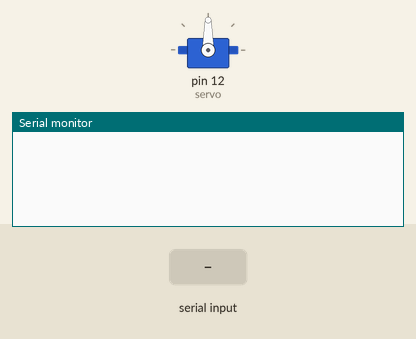
Simulated run of this sketch. Board: Arduino Uno, built with avr-gcc and run on an emulated ATmega328P. On the bench: servo, the last lines printed to the serial monitor. The test bench sets the inputs (shaded band).

Above: at 1.2 s.
1.3 s: "<O>" received over the second serial link
At 2.5 s:
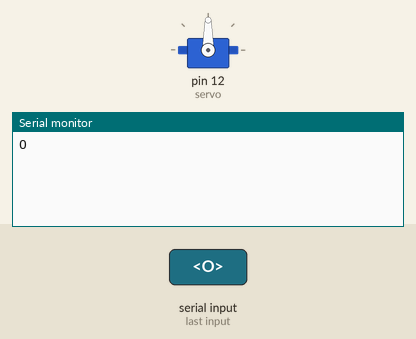
2.8 s: "<N>" received over the second serial link
At 3.9 s:
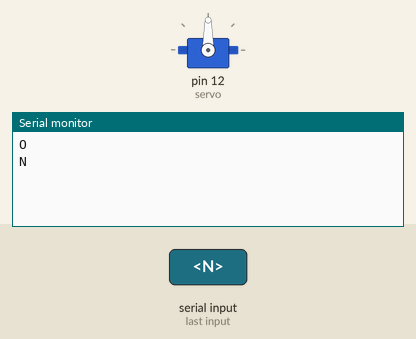
4.3 s: "<F>" received over the second serial link
At 5.1 s:
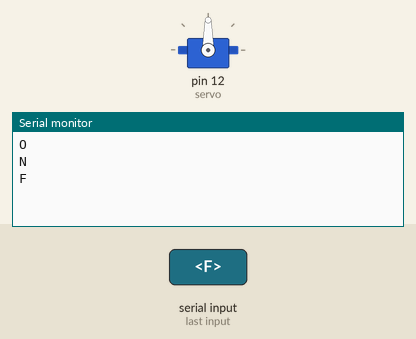

The sketch:

btbox.ino
```cpp
#include <Servo.h>
#include <SoftwareSerial.h>
Servo servo;
SoftwareSerial BTserial(2,3);
int angle;
int distance;
long duration;
int d;
boolean debug = true;
const byte numChars = 20;
char receivedChars[numChars];
boolean newData = false;

void parseData()
{
        newData = false;
        if (debug) {  Serial.println( receivedChars ); }
        if (receivedChars[0] == 'O'  && receivedChars[1] == 'N' )  { openlid(); delay(5000);  }
        if (receivedChars[0] == 'O'  && receivedChars[1] == 'F' )  { closelid(); delay(1000);   }
}

void recvWithStartEndMarkers()
{
     static boolean recvInProgress = false;
     static byte ndx = 0;
     char startMarker = '<';
     char endMarker = '>';
     char rc;

     if (BTserial.available() > 0)
     {
          rc = BTserial.read();
          if (recvInProgress == true)
          {
               if (rc != endMarker)
               {
                    receivedChars[ndx] = rc;
                    ndx++;
                    if (ndx >= numChars) { ndx = numChars - 1; }
               }
               else
               {
                     receivedChars[ndx] = '\0'; // terminate the string
                     recvInProgress = false;
                     ndx = 0;
                     newData = true;
               }
          }

          else if (rc == startMarker) { recvInProgress = true; }
     }
}

void closelid() {
  servo.write(0);
  delay(2000);
}

void openlid() {
  servo.write(20);
  delay(500);
  servo.write(40);
  delay(500);
  servo.write(60);
  delay(500);
}

void setup() {
  servo.attach(12);
  Serial.begin(9600);
  BTserial.begin(9600);
}

void loop() {
  if (BTserial.available() > 0)     {  recvWithStartEndMarkers(); }
  if (newData) { parseData(); }
}
```

Measured:
- after the input at 1.3 s, the serial monitor: prints a new line at once (image 1)
- after the input at 2.8 s, the serial monitor: prints a new line at once (image 2)
- after the input at 4.3 s, the serial monitor: prints a new line at once (image 3)
